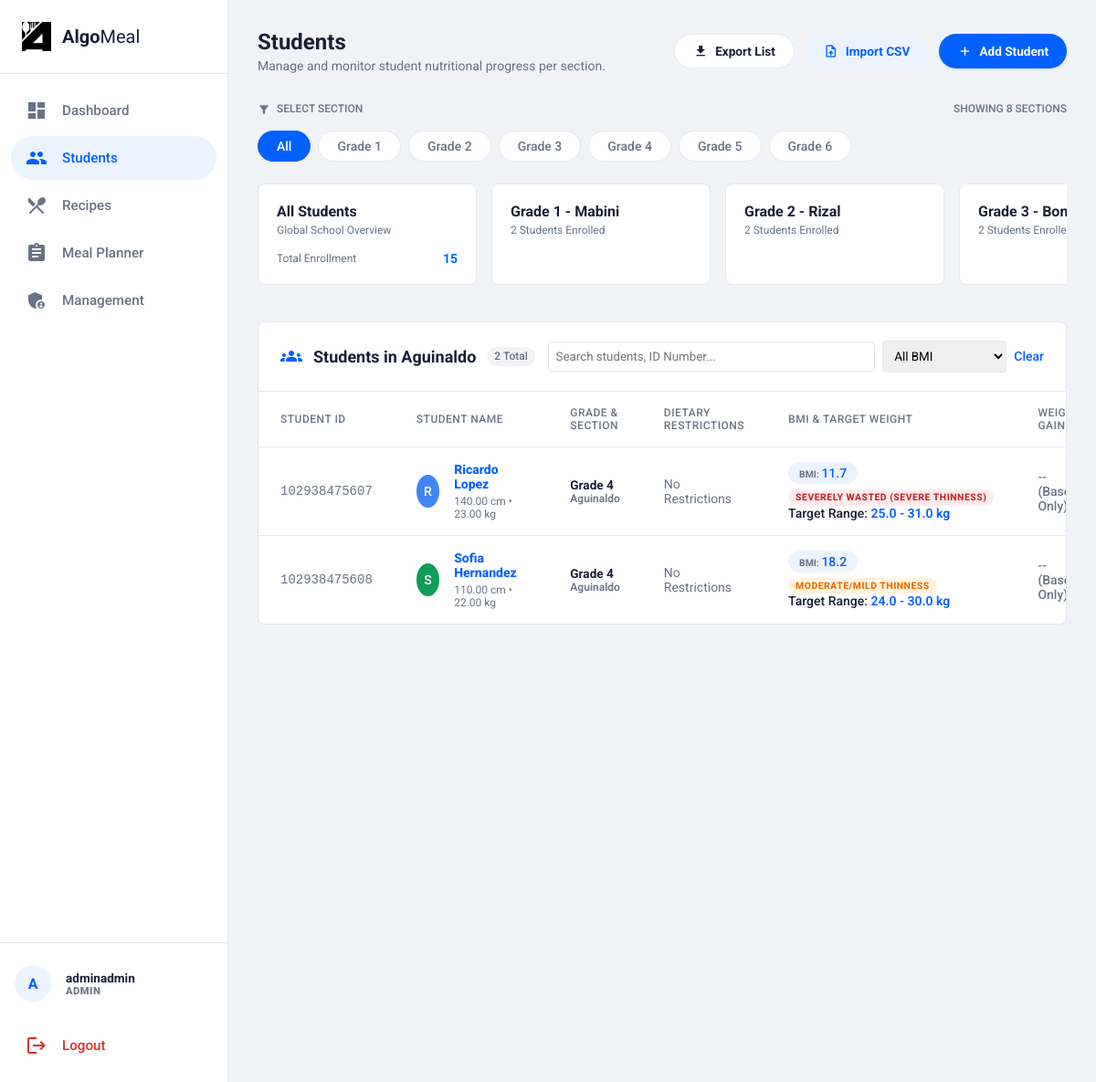
/pages/students/students.php?section=Aguinaldo&grade_filter=All (signed in), run on an earlier commit of the app's database.
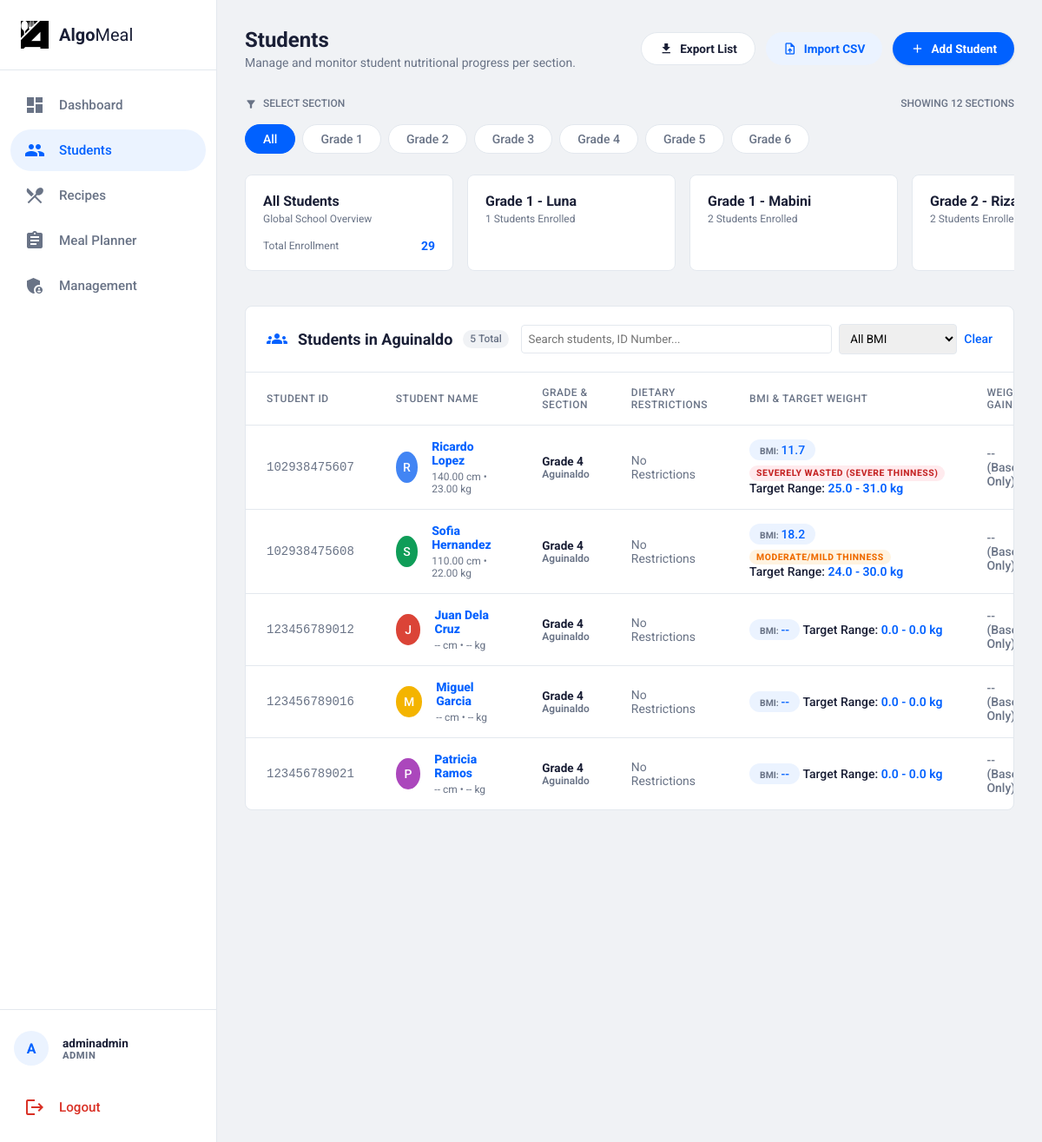
And on a later commit of the database.
### tables this page shows
CREATE TABLE `student` (
  `student_id` varchar(20) NOT NULL,
  `last_name` varchar(50) NOT NULL,
  `first_name` varchar(50) NOT NULL,
  `sex` enum('Male','Female') NOT NULL,
  `birth_date` date NOT NULL,
  `grade_level` varchar(10) NOT NULL,
  `section` varchar(50) NOT NULL,
  `min_target_weight` decimal(5,2) DEFAULT 0.00,
  `max_target_weight` decimal(5,2) DEFAULT 0.00,
  `is_4ps_beneficiary` tinyint(1) DEFAULT 0,
  `deworming_status` tinyint(1) DEFAULT 0,
  `parent_milk_consent` tinyint(1) DEFAULT 0,
  `participation_consent` tinyint(1) DEFAULT 0,
  PRIMARY KEY (`student_id`)
);

### includes/bmi_helper.php (called while the page is built, shortened)
<?php
if (!function_exists('categorizeBMI')) {
    function categorizeBMI($bmi) {
        if (!$bmi || $bmi <= 0) {
            return ['label' => 'Unknown', 'class' => 'badge-muted', 'style' => ''];
        }
        if ($bmi < 16.0) {
            return ['label' => 'Severely Wasted (Severe Thinness)', 'class' => 'badge warning', 'style' => 'background-color: #ffebee; color: #c62828;'];
        } else if ($bmi >= 16.0 && $bmi < 18.5) {
            return ['label' => 'Moderate/Mild Thinness', 'class' => 'badge warning', 'style' => 'background-color: #fff3e0; color: #ef6c00;'];
        } else if ($bmi >= 18.5 && $bmi < 25.0) {
            return ['label' => 'Healthy/Normal Weight', 'class' => 'badge success', 'style' => 'background-color: #e8f5e9; color: #2e7d32;'];
        } else if ($bmi >= 25.0 && $bmi < 30.0) {
            return ['label' => 'Overweight', 'class' => 'badge', 'style' => 'background-color: #f3e5f5; color: #7b1fa2;'];
        } else if ($bmi >= 30.0 && $bmi < 35.0) {
            return ['label' => 'Obese Class I (Moderate)', 'class' => 'badge', 'style' => 'background-color: #212121; color: #ffffff;'];
        } else if ($bmi >= 35.0 && $bmi < 40.0) {
            return ['label' => 'Obese Class II (Severe)', 'class' => 'badge', 'style' => 'background-color: #1a1a1a; color: #ffffff;'];
        } else {
            return ['label' => 'Obese Class III (Very Severe/Morbid)', 'class' => 'badge', 'style' => 'background-color: #000000; color: #ffffff;'];
        }
    }
}
?>

### pages/students/students.php (the view, shortened to what the rows shown need)
<?php
require_once '../../includes/header.php';
require_once '../../db.php';
require_once '../../includes/topbar.php';
?>
<?php
$active_section = $_GET['section'] ?? 'All';
$students = [];
if ($active_section != '') {
    $sql = "
        SELECT
            s.student_id,
            s.first_name,
            s.last_name,
            s.sex,
            s.birth_date,
            s.grade_level,
            s.section,
            s.is_4ps_beneficiary,
            s.deworming_status,
            s.parent_milk_consent,
            s.participation_consent,
            s.min_target_weight,
            s.max_target_weight,
            (SELECT height FROM nutritional_record WHERE student_id = s.student_id ORDER BY assessment_date DESC, record_id DESC LIMIT 1) as current_height,
            (SELECT weight FROM nutritional_record WHERE student_id = s.student_id ORDER BY assessment_date DESC, record_id DESC LIMIT 1) as current_weight,
            (SELECT weight FROM nutritional_record WHERE student_id = s.student_id ORDER BY assessment_date ASC, record_id ASC LIMIT 1) as baseline_weight,
            (SELECT COUNT(*) FROM nutritional_record WHERE student_id = s.student_id) as record_count,
            GROUP_CONCAT(dr.restriction_name SEPARATOR ', ') as allergens,
            GROUP_CONCAT(sam.restriction_id SEPARATOR ',') as allergen_ids
        FROM student s
        LEFT JOIN student_allergy_map sam ON s.student_id = sam.student_id
        LEFT JOIN dietary_restrictions dr ON sam.restriction_id = dr.restriction_id
        " . ($active_section === 'All' ? "" : "WHERE s.section = ?") . "
        GROUP BY s.student_id
    ";
    $stmt = $conn->prepare($sql);
    if ($active_section !== 'All') {
        $stmt->bind_param("s", $active_section);
    }
    $stmt->execute();
    $result = $stmt->get_result();
    while ($row = $result->fetch_assoc()) {
        $students[] = $row;
    }
}
require_once '../../includes/bmi_helper.php';
?>
<div class="content">
    <div class="page-header">
        <div>
            <h2>Students</h2>
        </div>
    </div>
    <div class="data-card">
        <div class="table-container">
            <table>
                <thead>
                    <tr>
                        <th>Student ID</th>
                        <th>Student Name</th>
                        <th>Grade & Section</th>
                        <th>Dietary Restrictions</th>
                        <th>BMI & Target Weight</th>
                        <th>Weight Gain</th>
                    </tr>
                </thead>
                <tbody>
                    <?php if (empty($students)): ?>
                        <tr>
                            <td colspan="7" style="text-align: center; color: var(--text-muted); padding: 2rem;">No students
                                found in this section.</td>
                        </tr>
                    <?php else: ?>
                        <?php
                        $colors = ['#4285F4', '#0F9D58', '#DB4437', '#F4B400', '#AB47BC', '#00ACC1'];
                        ?>
                        <?php foreach ($students as $index => $st): ?>
                            <?php
                            $calculated_bmi = null;
                            if ($st['current_height'] > 0 && $st['current_weight'] > 0) {
                                $height_m = $st['current_height'] / 100;
                                $calculated_bmi = $st['current_weight'] / ($height_m * $height_m);
                            }
                            if ($st['record_count'] <= 1) {
                                $diffStr = '-- (Baseline Only)';
                                $diffClass = 'gain-stable';
                            }
                            $bmiData = categorizeBMI($calculated_bmi);
                            $allergens = $st['allergens'] ? $st['allergens'] : 'No Restrictions';
                            $isAllergic = $st['allergens'] != '';
                            $color = $colors[$index % count($colors)];
                            ?>
                            <tr class="student-row" data-lrn="<?php echo htmlspecialchars($st['student_id']); ?>"
                                data-name="<?php echo htmlspecialchars(strtolower($st['first_name'] . ' ' . $st['last_name'])); ?>"
                                data-allergies="<?php echo htmlspecialchars(strtolower($allergens)); ?>"
                                data-bmi="<?php echo htmlspecialchars($bmiData['label']); ?>">
                                <td>
                                    <span
                                        style="font-size: 0.875rem; color: var(--text-muted); font-weight: 500; font-family: monospace;">
                                        <?php echo htmlspecialchars($st['student_id']); ?>
                                    </span>
                                </td>
                                <td>
                                    <div class="student-cell">
                                        <div class="avatar" style="background-color: <?php echo $color; ?>;">
                                            <?php echo strtoupper(substr($st['first_name'], 0, 1)); ?>
                                        </div>
                                        <div class="student-info">
                                            <a href="student_profile.php?id=<?php echo urlencode($st['student_id']); ?>"
                                                class="student-name-link"
                                                style="text-decoration: none; color: var(--primary); font-weight: 800; display: inline-block;">
                                                <?php echo htmlspecialchars($st['first_name'] . ' ' . $st['last_name']); ?>
                                            </a>
                                            <div style="font-size: 0.75rem; color: var(--text-muted); margin-top: 0.1rem;">
                                                <?php echo $st['current_height'] ?: '--'; ?> cm •
                                                <?php echo $st['current_weight'] ?: '--'; ?> kg
                                            </div>
                                        </div>
                                    </div>
                                </td>
                                <td>
                                    <div style="font-size: 0.85rem; font-weight: 700; color: var(--text-main);">
                                        <?php echo htmlspecialchars($st['grade_level'] ?: 'Unassigned'); ?></div>
                                    <div style="font-size: 0.75rem; color: var(--text-muted); font-weight: 600;">
                                        <?php echo htmlspecialchars($st['section'] ?: '--'); ?></div>
                                </td>
                                <td>
                                    <span
                                        style="font-size: 0.875rem; <?php echo $isAllergic ? 'color: #d93025; font-weight: 500;' : 'color: var(--text-muted);'; ?>">
                                        <?php echo htmlspecialchars($allergens); ?>
                                    </span>
                                </td>
                                <td>
                                    <span class="bmi-value"><small
                                            style="font-weight:700; color:var(--text-muted); font-size: 0.65rem; text-transform:uppercase;">BMI:
                                        </small><?php echo $calculated_bmi ? number_format($calculated_bmi, 1) : '--'; ?></span>
                                    <?php if ($calculated_bmi): ?>
                                        <span class="<?php echo $bmiData['class']; ?>"
                                            style="font-size:0.65rem; padding: 0.15rem 0.5rem; margin-top:0.35rem; display:block; text-align:center; width: max-content; <?php echo $bmiData['style']; ?>"><?php echo $bmiData['label']; ?></span>
                                    <?php endif; ?>
                                    <span style="font-weight: 500;">Target Range:</span>
                                    <span
                                        style="color: var(--primary); font-weight: 600;"><?php echo number_format($st['min_target_weight'], 1); ?>
                                        - <?php echo number_format($st['max_target_weight'], 1); ?> kg</span>
                                </td>
                                <td>
                                    <span class="weight-gain <?php echo $diffClass; ?>"><?php echo $diffStr; ?></span>
                                </td>
                            </tr>
                        <?php endforeach; ?>
                    <?php endif; ?>
                </tbody>
            </table>
        </div>
    </div>
</div>
<?php require_once '../../includes/footer.php'; ?>

What changed in the data, as far as the page shows it:
added student: student_id "123456789012", first_name "J", first_name+last_name "Juan Dela Cruz", current_height "--", current_weight "--", grade_level "Grade 4", section "Aguinaldo", allergens "No Restrictions", min_target_weight "0.0", max_target_weight "0.0", diffStr "--…"
added student: student_id "123456789016", first_name "M", first_name+last_name "Miguel Garcia", current_height "--", current_weight "--", grade_level "Grade 4", section "Aguinaldo", allergens "No Restrictions", min_target_weight "0.0", max_target_weight "0.0", diffStr "--…"
added student: student_id "123456789021", first_name "P", first_name+last_name "Patricia Ramos", current_height "--", current_weight "--", grade_level "Grade 4", section "Aguinaldo", allergens "No Restrictions", min_target_weight "0.0", max_target_weight "0.0", diffStr "--…"
Also different on the page:
count($sections): "8" → "12"
$total_students_enrolled: "15" → "29"
count($students): "2" → "5"
new list line: "Grade 1 - Luna 1 Students Enrolled"
new list line: "Grade 2 -… 2 Students…"
list line gone: "Grade 2 - Rizal 2 Students Enrolled"
list line gone: "Grade 3 -… 2 Students…"
